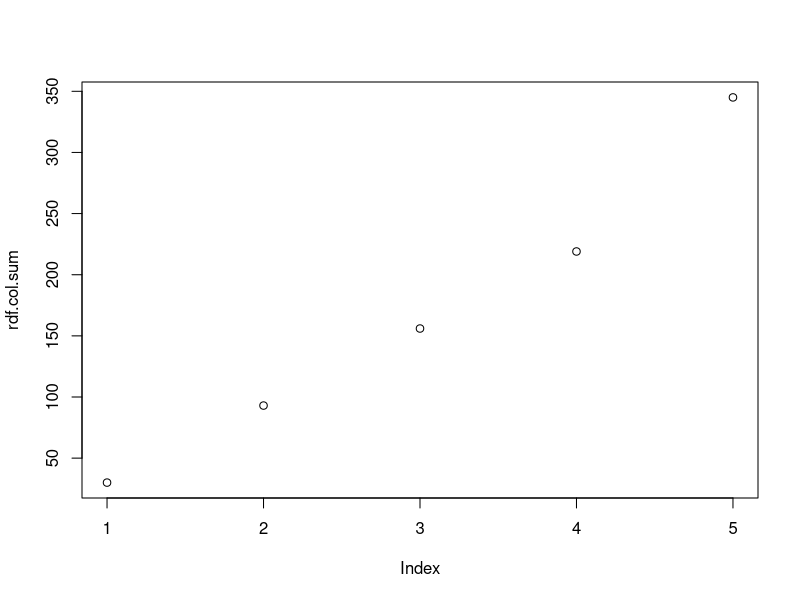

R code for this plot:
#-----------------
#  Dataframes 
#-----------------

a<- c(1,2,3,4,NA)
b<- c(6,7,8,NA,10)
c<- c(11,12,NA, 14,15)
d<- c(16, NA,18,19,20)
e<- c(21,22,23,24,25)

df<-data.frame(a,b,c,d,e)

nrow(df)
ncol(df)
stack(df)
rdf<- rbind(df,df,df)
cdf<- cbind(df,df,df)

cdf
rdf
head(rdf)
rdf.col.sum<-colSums(rdf, na.rm = TRUE)
mean(rdf.col.sum)
summary(rdf.col.sum)
plot(rdf.col.sum)
rdf

#  Data Frames pt. 2

View(rdf)

colnames(rdf)<- c("a1", "b1", "c1", "d1", "e1")

# we want to return values in column e greater than 21

rdf[which(rdf$e1 > 22), ]
rdf[which(names(rdf) %in% c("c1", "d1")), ]

# This loop is fine but it not the structure I am looking for 
for(i in rdf$e1){
  if(i >= 23){
    print(i)
  } else{
    print("FALSE")
  }
}